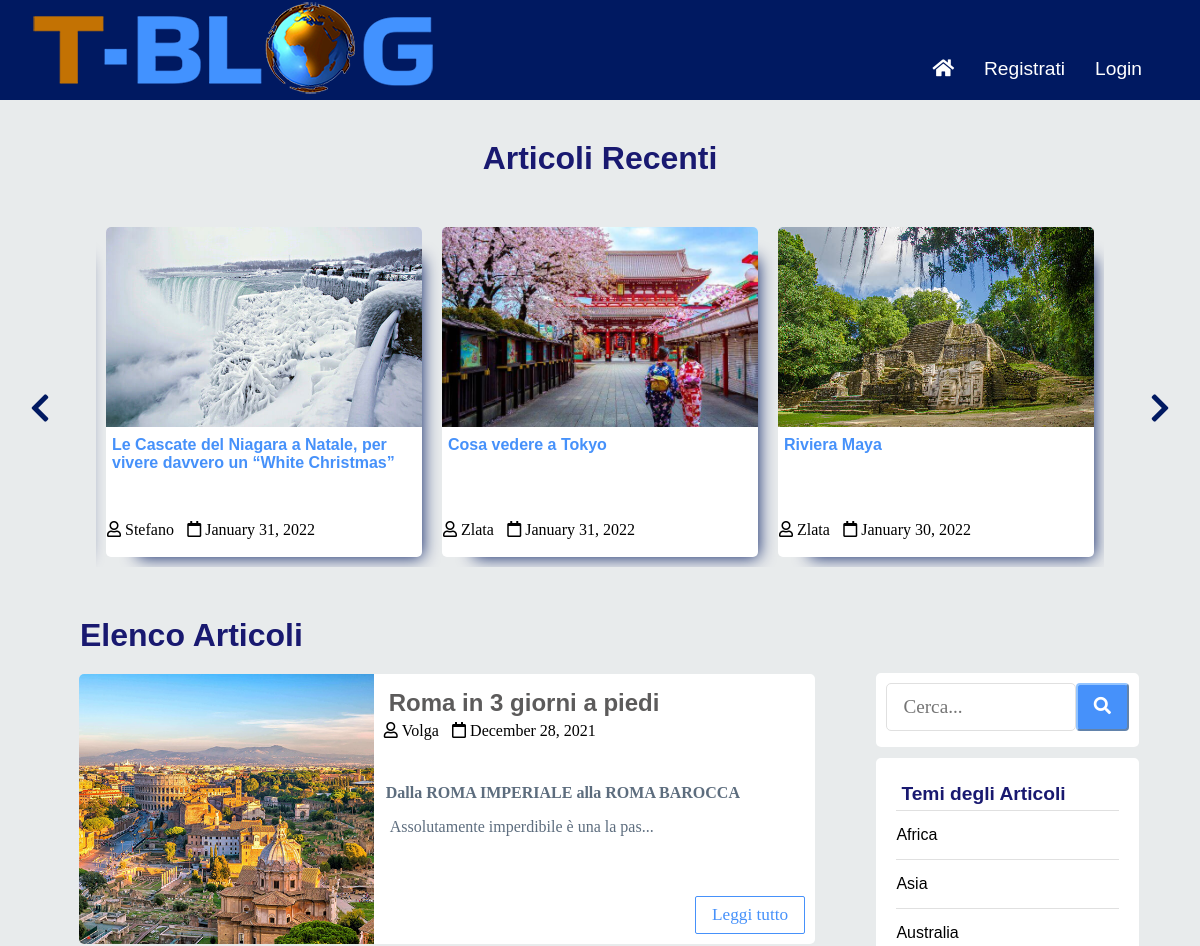
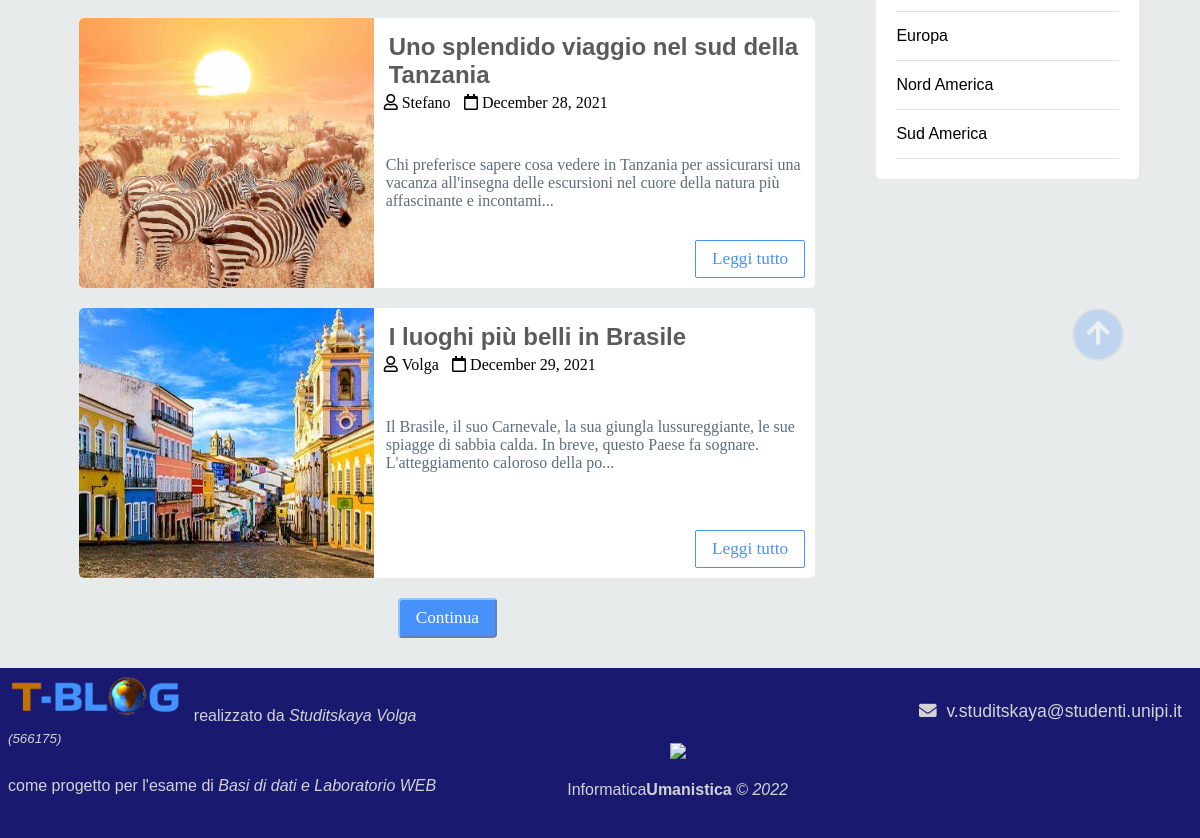
Screenshot of /tblog/index.php with the database file from the repository (2 pictures, top to bottom).
### tables this page shows
CREATE TABLE `posts` (
  `id` int(11) NOT NULL,
  `user_id` int(11) NOT NULL,
  `topic_id` int(11) DEFAULT NULL,
  `title` varchar(255) NOT NULL,
  `image` varchar(255) NOT NULL,
  `body` text NOT NULL,
  `published` tinyint(4) NOT NULL,
  `created_at` datetime NOT NULL DEFAULT current_timestamp()
);

CREATE TABLE `users` (
  `id` int(11) NOT NULL,
  `admin` tinyint(4) NOT NULL,
  `username` varchar(255) NOT NULL,
  `email` varchar(255) NOT NULL,
  `phone` varchar(255) NOT NULL,
  `password` varchar(255) NOT NULL,
  `created_at` timestamp NOT NULL DEFAULT current_timestamp()
);

CREATE TABLE `topics` (
  `id` int(11) NOT NULL,
  `name` varchar(100) NOT NULL,
  `description` text NOT NULL
);

### tblog/app/database/db.php (called while the page is built, shortened)
<?php
require('connect.php');
function executeQuery($sql, $data)
{
	global $conn;
	$stmt = $conn->prepare($sql);
	$values = array_values($data);
	$types = str_repeat('s', count($values));
	$stmt ->bind_param($types, ...$values);
	$stmt ->execute();
	return $stmt;
}
function selectAll($table, $conditions = [])
{
	global $conn;
	$sql ="SELECT * FROM $table";
	if (empty($conditions)) {
		$stmt = $conn->prepare($sql);
		$stmt->execute();
		$records = $stmt->get_result()->fetch_all(MYSQLI_ASSOC);
		return $records;
	}
}
function getPublishedPosts()
{
		$sql = "SELECT
					p.*, u.username
				FROM posts AS p
				JOIN users AS u
				ON p.user_id=u.id
				WHERE p.published=?
				ORDER BY p.created_at DESC
				LIMIT 5";
		$stmt = executeQuery($sql, ['published' => 1]);
		$records = $stmt->get_result()->fetch_all(MYSQLI_ASSOC);
		return $records;
}
function formatPostFilelds($posts)
{
	$formattedPosts = [];
	foreach ($posts as $post) {
		$currentPost = $post;
		$currentPost['body'] = html_entity_decode(substr($post['body'], 0, 170) . '...');
		$currentPost['created_at'] = date('F j, Y', strtotime($post['created_at']));
		$currentPost['image'] = BASE_URL . '/assets/imgtblog/images/' . $post['image'];
		array_push($formattedPosts, $currentPost);
	}
	return $formattedPosts;
}
function getPaginatedPosts($currentPage = 1, $recordPerPage = 3)
{
		$sql = "SELECT
					p.*, u.username
				FROM posts AS p
				JOIN users AS u
				ON p.user_id=u.id
				WHERE p.published=1
				LIMIT ?,?";
		$data = [
			'offset' => ($currentPage - 1) * $recordPerPage,
			'numberOfRecords' => $recordPerPage
		];
		$stmt = executeQuery($sql, $data);
		$posts = $stmt->get_result()->fetch_all(MYSQLI_ASSOC);
		return [
			'posts' => formatPostFilelds($posts),
			'nextPage' => count($posts) < $recordPerPage ? false : $currentPage + 1,
		];
}
?>

### tblog/app/controllers/topics.php (called while the page is built, shortened)
<?php
include(ROOT_PATH . "/app/database/db.php");
$table = 'topics';
$topics = selectAll($table);
?>

### tblog/index.php (the view, shortened to what this page needs)
<?php
include(ROOT_PATH . "/app/controllers/topics.php");
$posts = getPublishedPosts();
$paginatedPosts = getPaginatedPosts(1);
?>
<!DOCTYPE html>
<html lang="it">
	<head>
		<link rel="stylesheet" href="assets/css/style.css">
		<link rel="stylesheet" href="https://use.fontawesome.com/releases/v5.7.2/css/all.css"
>
	</head>
	<body>
		<?php include(ROOT_PATH . "/app/includes/tblog_header.php")?>
		<div class="page-wrapper">
			<div class="post-slider">
				<h1 class="slider-title">Articoli Recenti</h1>
				<div class="slider">
					<i class="fas fa-chevron-left prev"></i>
					<i class="fas fa-chevron-right next"></i>
				<div class="post-wrapper">
					<?php foreach ($posts as $post): ?>
						<div class="post">
							<a href="tblog_article.php?id=<?php echo $post['id']; ?>">
								<img src="<?php echo BASE_URL . '/assets/imgtblog/images/' . $post['image']; ?>" alt="" class="slider-image">
							</a>
							<div class="post-info">
								<div class="slider-post-title">
									<h4><a href="tblog_article.php?id=<?php echo $post['id']; ?>"><?php echo $post['title']; ?></a></h4>
								</div>
								<i class="far fa-user"> <?php echo $post['username']; ?> </i>
								<i class="far fa-calendar"> <?php echo date('F j, Y', strtotime($post['created_at'])); ?></i>
							</div>
						</div>
					<?php endforeach; ?>
				</div>
			</div>
			<div class="content clearfix">
				<div class="block_grid">
					<div class="main-content">
						<div class="post-list">
							<h1 class="recent-post-title">Elenco Articoli</h1>
							<?php foreach ($paginatedPosts['posts'] as $post): ?>
								<div class="post clearfix">
									<a href="tblog_article.php?id=<?php echo $post['id']; ?>">
										<img src="<?php echo $post['image']; ?>" alt="" class="post-image">
									</a>
									<div class="post-preview">
										<h2><a href="tblog_article.php?id=<?php echo $post['id']; ?>"><?php echo $post['title']; ?></a></h2>
										<i class="far fa-user"> <?php echo $post['username']; ?> </i>
										<i class="far fa-calendar"> <?php echo $post['created_at']; ?></i>
										<div class="preview-article">
											<p class="preview-text"><?php echo $post['body']; ?></p>
										</div>
										<a href="tblog_article.php?id=<?php echo $post['id']; ?>" class="btn read-more">Leggi tutto</a>
									</div>
								</div>
							<?php endforeach; ?>
						</div>
						<div class="pagination_links">
							<a type="button" class="btn main load-more-btn">Continua</a>
						</div>
					</div>
					<?php include(ROOT_PATH . "/app/includes/right_sidebar.php") ?>
				</div>
			</div>
		</div>
		<?php include(ROOT_PATH . "/app/includes/tblog_footer.php") ?>
	</body>
</html>

### tblog/app/includes/tblog_header.php (shortened to what this page needs)
<header>
	<div class="logo">
		<a href="<?php echo BASE_URL . '/index.php' ?>" class="header_logo">
			<img src="assets/imgtblog/header_logo.png">
		</a>
	</div>
	<ul class="nav">
		<li><a href="<?php echo BASE_URL . '/index.php' ?>"><i class="fas fa-home"></i></a></li>
		<?php if (isset($_SESSION['id'])): ?>
			<li>
				<a href="<?php echo BASE_URL . '/tblog_search.php?u_id=' . $_SESSION['id'] . '&name=' . $_SESSION['username']?>">Mio Blog</a>
			</li>
			<li>
				<a href="#"><i class="fa fa-user"></i> <?php echo $_SESSION['username']; ?>
					<i class="fa fa-chevron-down" style="font-size: .8em;"></i>
				</a>
				<ul>
					<li>
						<?php if($_SESSION['admin']): ?>
							<a href="<?php echo BASE_URL . '/dashboard/access/admin.php' ?>">Impostazioni</a>
						<?php else: ?>
							<a href="<?php echo BASE_URL . '/dashboard/access/user.php' ?>">Impostazioni</a>
						<?php endif; ?>
					</li>
					<li><i><a href="<?php echo BASE_URL . '/tblog_logout.php' ?>" class="logout">Logout</a></i></li>
				</ul>
			</li>
		<?php else: ?>
			<li><a href="<?php echo BASE_URL . '/tblog_register.php' ?> ">Registrati</a></li>
			<li><a href="<?php echo BASE_URL . '/tblog_login.php' ?>">Login</a></li>
		<?php endif; ?>
	</ul>
</header>

### tblog/app/includes/right_sidebar.php
<?php
$topics = selectAll('topics');
?>
<div class="fix">
    <div class="sticky">
        <div class="sidebar">
            <div class="section search">
                <form action="tblog_search.php" method="post">
                    <div class="search_btn">
                        <input type="text" name="search-term" class="text-input" minlength="3" maxlength="20" placeholder="Cerca...">
                        <button  type="submit" class="btn main btn"><i class="fas fa-search"></i></button>
                    </div>
                </form>
            </div>
            <div class="section topics">
                <h2 class="section-title">Temi degli Articoli</h2>
                <ul>
                <?php foreach ($topics as $topic): ?>
                    <li>
                        <a href="<?php echo BASE_URL . '/tblog_search.php?t_id=' . $topic['id'] . '&name=' . $topic['name'] ?>"><?php echo $topic['name']; ?></a>
                    </li>
                <?php endforeach; ?>
                </ul>
            </div>
            <div class="scroll_up">
                <a href="#" id="scroll_up" title="" class="btn btn"><i class="fas fa-arrow-up"></i></a>
            </div>
        </div>
    </div>
</div>

### tblog/app/includes/tblog_footer.php
<div class="footer">
	<div class="footer-content">
		<div class="footer-section about">
			<div class="footer-about">
				<a href="<?php echo BASE_URL . '/index.php' ?>" class="header_logo"><img src="assets/imgtblog/header_logo.png"></a>
				<p>realizzato da <i>Studitskaya Volga <sub>(566175)</sub></i></p>
				<p>come progetto per l'esame di <i>Basi di dati e Laboratorio WEB</i></p>
			</div>
		</div>
		<div class="footer-section date">
			<div class="unipi">
				<a href="http://www.unipi.it" target="_blank" title="Università di Pisa"><img src="https://www.unipi.it/images/cheru.gif"></a>
			</div>
			<p>Informatica<b>Umanistica</b> &copy	<i><?php echo date('Y'); ?></i></p>
		</div>
		<div class="footer-section contact">
			<span><i class="fas fa-envelope"></i> &nbsp;<a href="mailto:v.studitskaya@studenti.unipi.it">v.studitskaya@studenti.unipi.it</a></span>
		</div>
	</div>
</div>

### rows the page displays
posts: image (picture), title "Le Cascate del Niagara a Natale, per vivere davvero un “White Christmas”", user.username "Stefano", created_at "January 31, 2022"
posts: image (picture), title "Cosa vedere a Tokyo", user.username "Zlata", created_at "January 31, 2022"
posts: image (picture), title "Riviera Maya", user.username "Zlata", created_at "January 30, 2022"
posts: shows a picture, title "Roma in 3 giorni a piedi", user.username "Volga", created_at "December 28, 2021", body "Dalla ROMA IMPERIALE alla ROMA BAROCCA Assolutamente imperdibile è una la pas..."
posts: shows a picture, title "Uno splendido viaggio nel sud della Tanzania", user.username "Stefano", created_at "December 28, 2021", body "Chi preferisce sapere cosa vedere in Tanzania per assicurarsi una vacanza all'insegna delle escursioni nel cuore della natura più affascinante e incontami..."
posts: shows a picture, title "I luoghi più belli in Brasile", user.username "Volga", created_at "December 29, 2021", body "Il Brasile, il suo Carnevale, la sua giungla lussureggiante, le sue spiagge di sabbia calda. In breve, questo Paese fa sognare. L'atteggiamento caloroso della po..."
topics: name "Africa"
topics: name "Asia"
topics: name "Australia"
topics: name "Europa"
topics: name "Nord America"
topics: name "Sud America"
